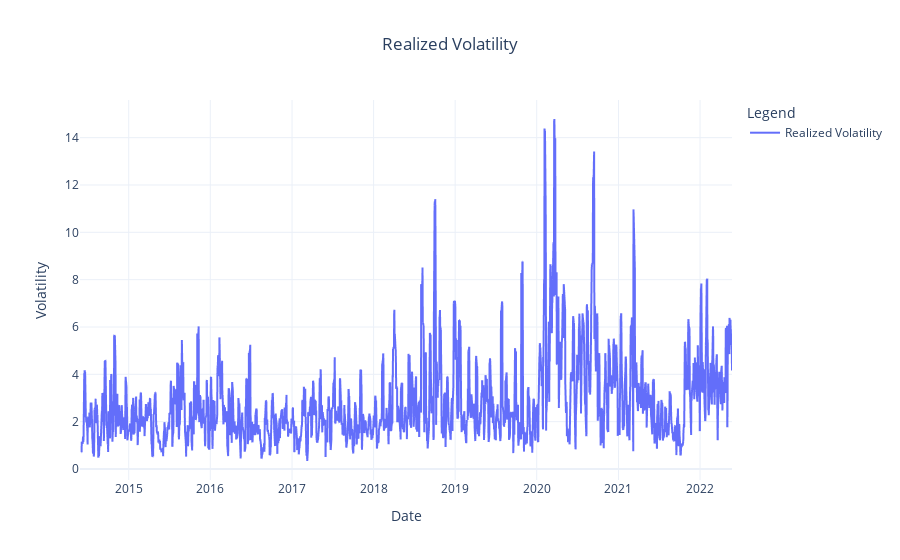

Source (notebook cell):
### Code cell
newnames = {'Adj Close':'Realized Volatility'} # For Visualizations
fig = px.line(realized_vol, template='plotly_white', labels={'value':'Volatility'}, title='Realized Volatility')
fig.for_each_trace(lambda t: t.update(name = newnames[t.name],
                                      legendgroup = newnames[t.name],
                                      hovertemplate = t.hovertemplate.replace(t.name, newnames[t.name])
                                     )
                  )
fig.update_layout(
    title_x=0.5,
    legend_title="Legend"
)
fig.show()

### Figure 1 — Plotly figure (JSON) as saved in the notebook; plotly's stock layout.template omitted (floating-point values rounded to 4 significant figures; data arrays with more than 128 entries replaced by an {"elided": "..."} marker saying what was removed)
{"data": [{"hovertemplate": "variable=Realized Volatility<br>Date=%{x}<br>Volatility=%{y}<extra></extra>", "legendgroup": "Realized Volatility", "line": {"color": "#636efa", "dash": "solid"}, "marker": {"symbol": "circle"}, "mode": "lines", "name": "Realized Volatility", "showlegend": true, "type": "scattergl", "x": {"elided": "2014 str values"}, "xaxis": "x", "y": {"elided": "2014 float values"}, "yaxis": "y"}], "layout": {"legend": {"title": {"text": "Legend"}, "tracegroupgap": 0}, "title": {"text": "Realized Volatility", "x": 0.5}, "xaxis": {"anchor": "y", "domain": [0, 1], "title": {"text": "Date"}}, "yaxis": {"anchor": "x", "domain": [0, 1], "title": {"text": "Volatility"}}}}
